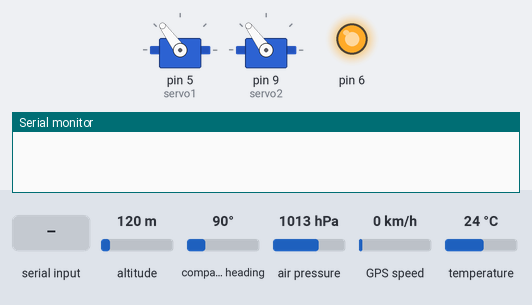
This sketch was run on a simulated Arduino Uno, built with avr-gcc and run on an emulated ATmega328P. On the bench: 2 × servo, output pins drawn as LEDs (lit = HIGH), the last lines printed to the serial monitor. Inputs (shaded band) come from the test bench; at power-on: altitude 120 m, compass heading 90°, air pressure 1013 hPa, GPS speed 0 km/h, temperature 24 °C. The GPS gets a fix after 3 s at 37.7749, -122.4194 with 8 satellites.

Above: at 2.2 s.
2.3 s: "d" received over Serial
At 3.6 s:
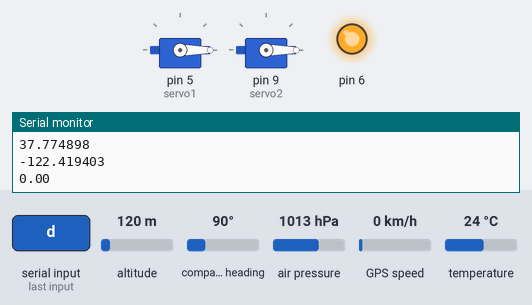
5.3 s: "D" received over Serial
At 7.27 s:
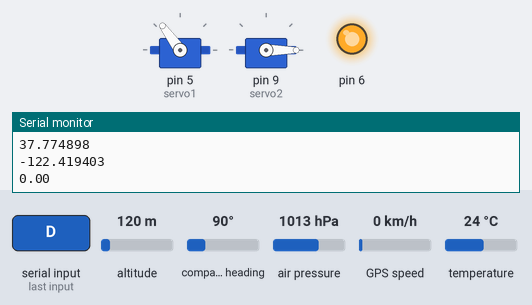
8.3 s: "o" received over Serial
At 9.5 s:
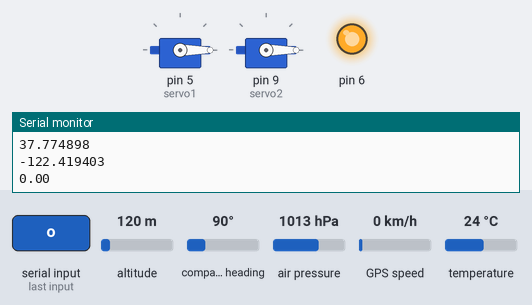
9.8 s: "r" received over Serial
At 10.6 s:
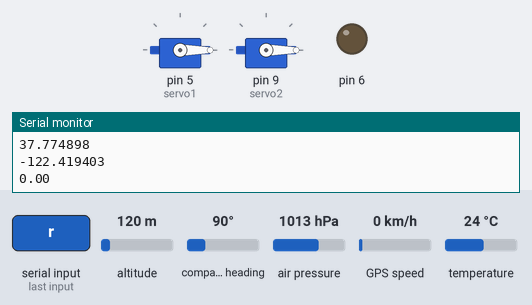
11.3 s: "c" received over Serial
At 13.0 s:
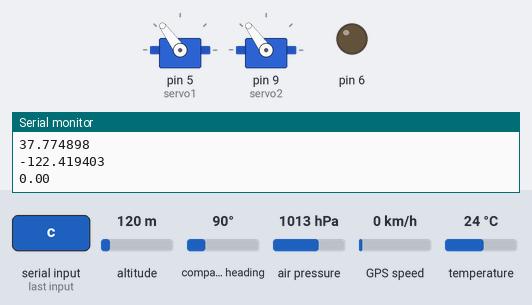
Timing chart, 0 to 14.5 s (numbered marks = the images above; inputs shaded):
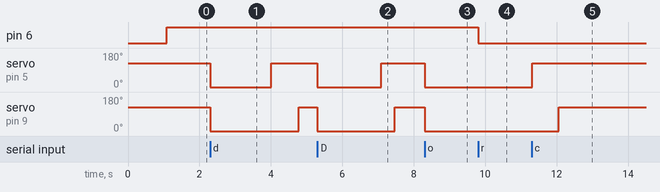

Measured:
- after the input at 2.3 s, servo on pin 5 (servo1): 126° → 0° at once, → 126° 1.7 s later; servo on pin 9 (servo2): 126° → 0° at once, → 126° 2.5 s later
- after the input at 5.3 s, servo on pin 5 (servo1): 126° → 0° at once, → 126° 1.8 s later; servo on pin 9 (servo2): 126° → 0° at once, → 126° 2.2 s later
- after the input at 8.3 s, servo on pin 5 (servo1), servo on pin 9 (servo2): 126° → 0° at once
- after the input at 9.8 s, pin 6: HIGH → LOW at once
- after the input at 11.3 s, servo on pin 5 (servo1): 0° → 126° at once; servo on pin 9 (servo2): 0° → 126° after 0.75 s

The sketch:

complete_system.ino
```cpp
//#include <SoftwareSerial.h>
#include <NeoSWSerial.h>
#include <Wire.h>
#include <MS5611.h>
#include<Servo.h>
#include<Kalman.h>
#include<TinyGPS++.h>

TinyGPSPlus gps;
NeoSWSerial ss(4,3);
Kalman kalman(0.6, 0.6, 1, 0);
Kalman kalman_speed(0.5, 0.5, 1, 0);
MS5611 ms5611;
Servo servo1, servo2;
float starttime, afterdrop, start, afterdrop_gps, p, temp=0, c1, c2, h=0;
char t;
int flag = -1;

double referencePressure=0;

void setup()
{
  Serial.begin(57600);
  ss.begin(9600);

  servo1.attach(5);
  servo2.attach(9);
  servo1.write(126);
  servo2.write(126);

  ms5611.begin();
  delay(1000);

  // Get reference pressure for relative altitude
   for(int i=0; i<4; i++)
   {
     referencePressure += ms5611.readPressure();
     delay(10);
   }
  referencePressure = referencePressure/4;

   for(int i=0; i<4; i++)
   {
     temp += ms5611.readTemperature();
     delay(10);
   }
   temp = temp/4;

   digitalWrite(6, HIGH);
   pinMode(6, OUTPUT);

   starttime = millis();
}
int c=0;

void loop()
{
  if(flag == -1)
  {
    flag=0;
    delay(1000);
  }

  start = millis();
  while((millis() - start) <= 300)
   {
    if(Serial.available())
      {
        t = Serial.read();
        if(t=='d' || t=='D')
        {
          Serial.print("t\n");
          hatch_open();
          afterdrop = millis();
          flag = 1;
        }
        else if(t=='o' || t=='O')
        {
          hatch_open();
        }
        else if (t=='c' || t=='C')
        {
          hatch_1_close();
          delay(700);
          hatch_2_close();
        }
        else if(t=='r'||t=='R')
        {
          digitalWrite(6, LOW);
        }
      }

    while (ss.available())
    gps.encode(ss.read());
}

   calcP(p);
   c1 = calcHeight(p, temp);
   calcP(p);
   c2 = calcHeight(p, temp);
   h = kalman.getFilteredValue((c1+c2)/2);

 Serial.print("h");
 Serial.println(h, 2);

 if(gps.location.isValid())
 {
    Serial.println(gps.location.lat(), 6);
 }
  else
  {
    Serial.println(0.0, 6);
  }
 if(gps.location.isValid())
   {
    Serial.println(gps.location.lng(), 6);
   }
  else
    {
    Serial.println(0.0, 6);
    }

 if(gps.location.isValid())
    {
    Serial.println(gps.speed.kmph(), 2);
    }
  else
  {
    Serial.println(0.0, 2);
  }
//IF HATCH IS OPEN
 if(flag == 1 && millis()-afterdrop >= 1500)
 {
    hatch_1_close();
 }

if(flag == 1 && millis()-afterdrop >=2100)
 {
  hatch_2_close();
  flag = 0;
 }
}

void hatch_open()
{
  servo1.write(0);
  servo2.write(0);
}

void hatch_1_close()
{
  servo1.write(126);
}

void hatch_2_close()
{
  servo2.write(126);
}

float calcHeight(float p, float t)
{
  float a = pow((referencePressure/p), 0.19022) - 1;
  float b = a*(t + 273.15);
  float c2 = b/0.0065;
  return c2*3.28084;
}

void calcP(float &p)
{
  p = 0;
  for(int i=0; i<4; i++)
   {
     p += ms5611.readPressure();
     delay(10);
   }

  p = p/4;
}
```
